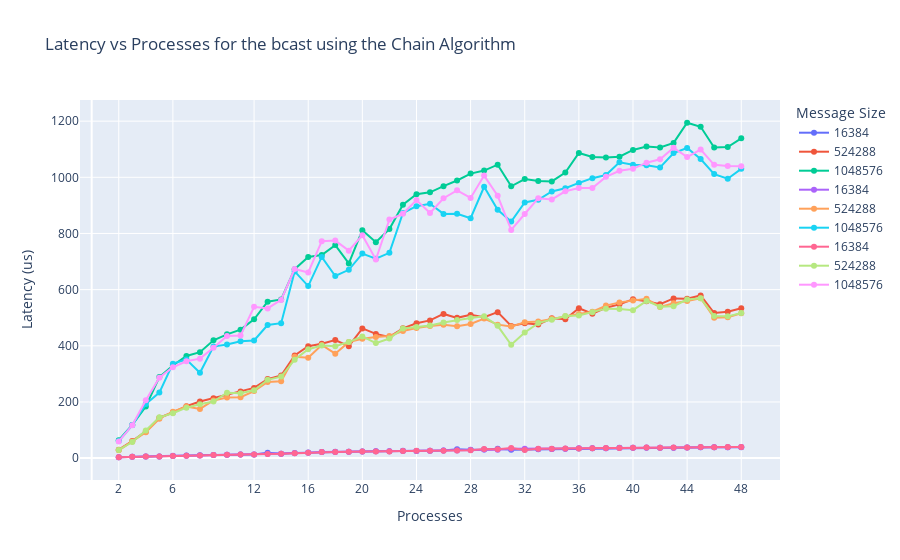
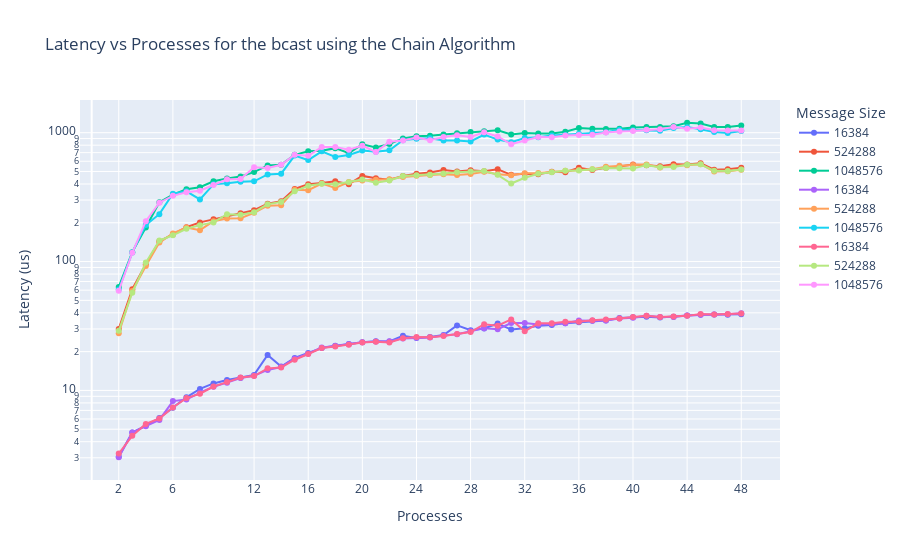

Here is the notebook cell these charts were saved with, in order:
### Code cell
# Initialize the figure
fig = go.Figure()


# Start plotting the data
for selected in range(len(chain_df)):
	# The two runs
	used_df = chain_df[selected]
	for message_size in message_sizes:
		# Only plot for 512KB and 1MB, a.k.a. one fitting entirely in L1 and one not fitting
		if message_size in selected_sizes:
			# Plot the data
			fig.add_trace(go.Scatter(x=used_df[used_df['MessageSize']==message_size]['Processes'], 
									y=used_df[used_df['MessageSize']==message_size]['Latency'],
									mode='lines+markers', name=str(message_size)))
# Update the layout by naming the appropirate tings and highlighting some places of interest in the x-axis
fig.update_layout(title='Latency vs Processes for the bcast using the Chain Algorithm', 
					xaxis_title='Processes', 
					yaxis_title='Latency (us)', 
					legend_title='Message Size',
					xaxis=dict(tickvals=tickvals)
				)
fig.show()


# Initialize the figure
fig = go.Figure()
# Start plotting the data
for selected in range(len(chain_df)):
	# The two runs
	used_df = chain_df[selected]
	for message_size in message_sizes:
		# Only plot for 512KB and 1MB, a.k.a. one fitting entirely in L1 and one not fitting
		if message_size in selected_sizes:
			# Plot the data
			fig.add_trace(go.Scatter(x=used_df[used_df['MessageSize']==message_size]['Processes'], 
									y=used_df[used_df['MessageSize']==message_size]['Latency'],
									mode='lines+markers', name=str(message_size)))
# Update the layout by naming the appropirate tings and highlighting some places of interest in the x-axis
fig.update_layout(title='Latency vs Processes for the bcast using the Chain Algorithm', 
					xaxis_title='Processes', 
					yaxis_title='Latency (us)', 
					legend_title='Message Size',
					xaxis=dict(tickvals=tickvals),
					yaxis=dict(type='log')
				)
fig.show()
